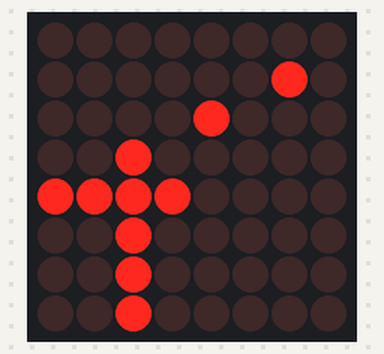
The sketch below on a simulated Arduino Uno, built with avr-gcc and run on an emulated ATmega328P. On the bench: 8×8 LED matrix. Wiring (inferred from the names in the program): LED matrix (orientation assumed): rows pin 10, pin 15, pin 9, pin 13, pin 2, pin 8, pin 3, pin 6; columns pin 4, pin 5, pin 7, pin 11, pin 12, pin 14, pin 16, pin 17.

Above: at 0.1 s.

The sketch:

test.ino
```cpp
//
// #include "data.h"
#include <Arduino.h>
// #include "data.ino"
// LEDの切り欠きを下にして反時計回りに1~16
// const char pinNum[16] = {2,3,4,5,6,7,8,9, 10,11,12,13,14,15,16,17};
// 0番目は参照しない
const char pinNum[17] = {0, 2,3,4,5,6,7,8,9, 10,11,12,13,14,15,16,17};
// const char ledNum[16] = {12, 2, 3, 4, 5, 6};
const char col[8] = {13, 3, 4, 10, 6, 11, 15, 16};
const char row[8] = {9, 14, 8, 12, 1, 7, 2, 5};

const char MATRIX_LEN = 8;

int count = 0;
// int ledNum = 13;
int interval = 1000;

// 表示するフォントを作る
char font1[MATRIX_LEN] = {0x00,0x02,0x04,0x08,0x78,0x08,0x08,0x08};
// char font1[MATRIX_LEN] = {0x00,0x7e,0x02,0x14,0x18,0x10,0x10,0x20};
char getDigitNum(char,char);

void setup(){
    for(int i=1; i<17; i++){
        pinMode(pinNum[i], OUTPUT);
    }
    for(int i=1; i<MATRIX_LEN; i++){
        digitalWrite(pinNum[row[i]], LOW);
    }
    printf("%d",getDigitNum(font1[0],1));
}

void loop(){
    // digitalWrite(pinNum[col[0]],HIGH);
    // カウンタの処理
    if(count == 0){
        count = 1;
    }
    else{
        count = 0;
    }

    // // LEDを一部だけ点灯させる
    // // 行ごとに点灯状況を変える
    // // for(int i=0; i<MATRIX_LEN; i++){
    // //     if(i%2 == count){
    // //         digitalWrite(pinNum[row[i]],HIGH);
    // //     }
    // //     else{
    // //         digitalWrite(pinNum[row[i]],LOW);
    // //     }
    // //     // 列ごとに点灯状況を変える
    // //     for(int j=0; j<MATRIX_LEN; j++){
    // //         // digitalWrite(pinNum[row[3]],LOW);
    // //         if(j%2 == count){
    // //             digitalWrite(pinNum[col[j]],HIGH);
    // //         }
    // //         else{
    // //             digitalWrite(pinNum[col[j]],LOW);
    // //         }
    // //         // delay(1);
    // //     }
    // //     // delay(1);
    // // }

    // 文字を表示する
    for(int i=0; i<MATRIX_LEN; i++){
        // LEDの点灯状態を初期化
        for(int j=0; j<MATRIX_LEN; j++){
            digitalWrite(pinNum[row[j]],LOW);
            digitalWrite(pinNum[col[j]],LOW);
        }

        delay(0.5); // 画面を全消去する時間を設ける

        digitalWrite(pinNum[row[i]],HIGH);

        for(int j=0; j<MATRIX_LEN; j++){

            if(getDigitNum(font1[i],j) == 1){
                digitalWrite(pinNum[col[j]],LOW);
            }
            else{
                digitalWrite(pinNum[col[j]],HIGH);
            }
        }
        delay(2.5);
    }

    delay(2.5);
}

// フォントの各行の各要素の値を調べる
char getDigitNum(char num, char col){
    // 目的の桁だけを&シフト演算で取り出し、ずらした分を元に戻すと1か0が出てくる
    // 列は左から数えていることに注意
    return ((num & (00000001 << MATRIX_LEN-col-1)) >> MATRIX_LEN-col-1);
}
```

test2.ino
```cpp
// const char pinNum[17] = {0, 2,3,4,5,6,7,8,9, 10,11,12,13,14,15,16,17};
// const char col[8] = {13, 3, 4, 10, 6, 11, 15, 16};
// const char row[8] = {9, 14, 8, 12, 1, 7, 2, 5};

// void setup(){

//     for(int i=0; i<17; i++){
//         pinMode(pinNum[i], OUTPUT);
//     }

// }

// void loop(){
//     // カウンタの処理
//     digitalWrite(18,HIGH);
//     digitalWrite(18,LOW);
// }
```
